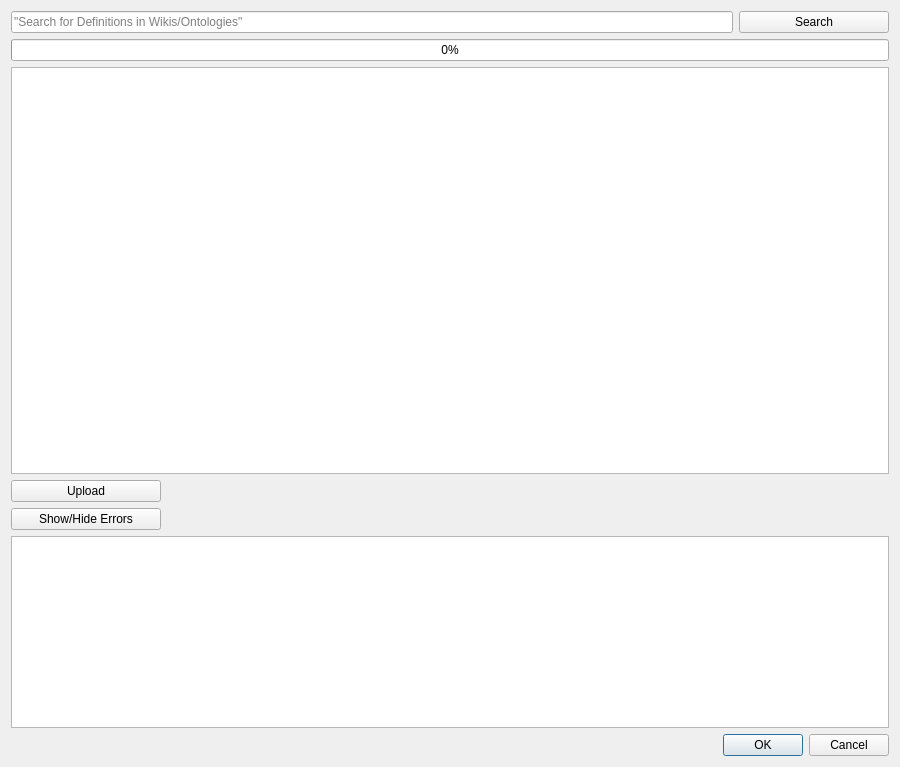
<?xml version="1.0" encoding="UTF-8"?>
<ui version="4.0">
 <class>DataverseDialogBase</class>
 <widget class="QDialog" name="DataverseDialogBase">
  <property name="geometry">
   <rect>
    <x>0</x>
    <y>0</y>
    <width>900</width>
    <height>767</height>
   </rect>
  </property>
  <property name="windowTitle">
   <string>Dataverse Upload</string>
  </property>
  <layout class="QGridLayout" name="gridLayout">
   <item row="2" column="0">
    <widget class="QDialogButtonBox" name="buttonBox">
     <property name="orientation">
      <enum>Qt::Horizontal</enum>
     </property>
     <property name="standardButtons">
      <set>QDialogButtonBox::Cancel|QDialogButtonBox::Ok</set>
     </property>
    </widget>
   </item>
   <item row="0" column="0">
    <layout class="QVBoxLayout" name="mainVerticalLayout" stretch="0,0,0,0,0">
     <item>
      <layout class="QHBoxLayout" name="searchBarHorizontalLayout">
       <item>
        <widget class="QLineEdit" name="terminologyLineEdit">
         <property name="placeholderText">
          <string>&quot;Search for Definitions in Wikis/Ontologies&quot;</string>
         </property>
         <property name="clearButtonEnabled">
          <bool>true</bool>
         </property>
        </widget>
       </item>
       <item>
        <widget class="QPushButton" name="terminologySearchPushButton">
         <property name="sizePolicy">
          <sizepolicy hsizetype="Fixed" vsizetype="Fixed">
           <horstretch>0</horstretch>
           <verstretch>0</verstretch>
          </sizepolicy>
         </property>
         <property name="minimumSize">
          <size>
           <width>150</width>
           <height>0</height>
          </size>
         </property>
         <property name="text">
          <string>Search</string>
         </property>
        </widget>
       </item>
      </layout>
     </item>
     <item>
      <widget class="QProgressBar" name="searchProgressBar">
       <property name="value">
        <number>0</number>
       </property>
      </widget>
     </item>
     <item>
      <layout class="QHBoxLayout" name="scrollAreaHorizontalLayout">
       <item>
        <widget class="QListView" name="listView"/>
       </item>
      </layout>
     </item>
     <item>
      <layout class="QHBoxLayout" name="uploadButtonHorizontalLayout">
       <item>
        <widget class="QPushButton" name="uploadPushButton">
         <property name="minimumSize">
          <size>
           <width>150</width>
           <height>0</height>
          </size>
         </property>
         <property name="text">
          <string>Upload</string>
         </property>
        </widget>
       </item>
       <item>
        <spacer name="horizontalSpacer_2">
         <property name="orientation">
          <enum>Qt::Horizontal</enum>
         </property>
         <property name="sizeHint" stdset="0">
          <size>
           <width>40</width>
           <height>20</height>
          </size>
         </property>
        </spacer>
       </item>
      </layout>
     </item>
     <item>
      <layout class="QVBoxLayout" name="errorConsoleVerticalLayout">
       <item>
        <layout class="QHBoxLayout" name="errorButtonsHorizontalLayout">
         <item>
          <widget class="QPushButton" name="errorConsolePushButton">
           <property name="sizePolicy">
            <sizepolicy hsizetype="Fixed" vsizetype="Fixed">
             <horstretch>0</horstretch>
             <verstretch>0</verstretch>
            </sizepolicy>
           </property>
           <property name="minimumSize">
            <size>
             <width>150</width>
             <height>0</height>
            </size>
           </property>
           <property name="text">
            <string>Show/Hide Errors</string>
           </property>
          </widget>
         </item>
         <item>
          <spacer name="horizontalSpacer">
           <property name="orientation">
            <enum>Qt::Horizontal</enum>
           </property>
           <property name="sizeHint" stdset="0">
            <size>
             <width>40</width>
             <height>20</height>
            </size>
           </property>
          </spacer>
         </item>
        </layout>
       </item>
       <item>
        <widget class="QTextEdit" name="errorConsoleTextEdit">
         <property name="sizePolicy">
          <sizepolicy hsizetype="Preferred" vsizetype="Fixed">
           <horstretch>0</horstretch>
           <verstretch>0</verstretch>
          </sizepolicy>
         </property>
         <property name="minimumSize">
          <size>
           <width>0</width>
           <height>0</height>
          </size>
         </property>
        </widget>
       </item>
      </layout>
     </item>
    </layout>
   </item>
  </layout>
 </widget>
 <resources/>
 <connections>
  <connection>
   <sender>buttonBox</sender>
   <signal>accepted()</signal>
   <receiver>DataverseDialogBase</receiver>
   <slot>accept()</slot>
   <hints>
    <hint type="sourcelabel">
     <x>248</x>
     <y>254</y>
    </hint>
    <hint type="destinationlabel">
     <x>157</x>
     <y>274</y>
    </hint>
   </hints>
  </connection>
  <connection>
   <sender>buttonBox</sender>
   <signal>rejected()</signal>
   <receiver>DataverseDialogBase</receiver>
   <slot>reject()</slot>
   <hints>
    <hint type="sourcelabel">
     <x>316</x>
     <y>260</y>
    </hint>
    <hint type="destinationlabel">
     <x>286</x>
     <y>274</y>
    </hint>
   </hints>
  </connection>
 </connections>
</ui>
